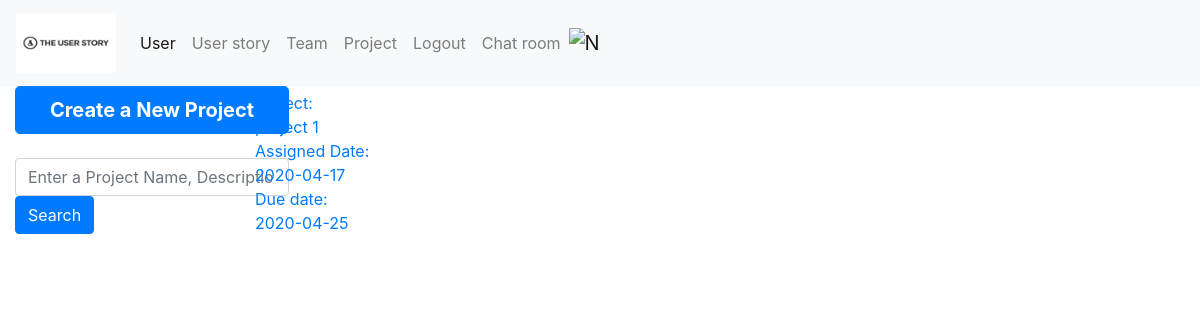
/Backlog (signed in), run on an earlier commit of the app's database.
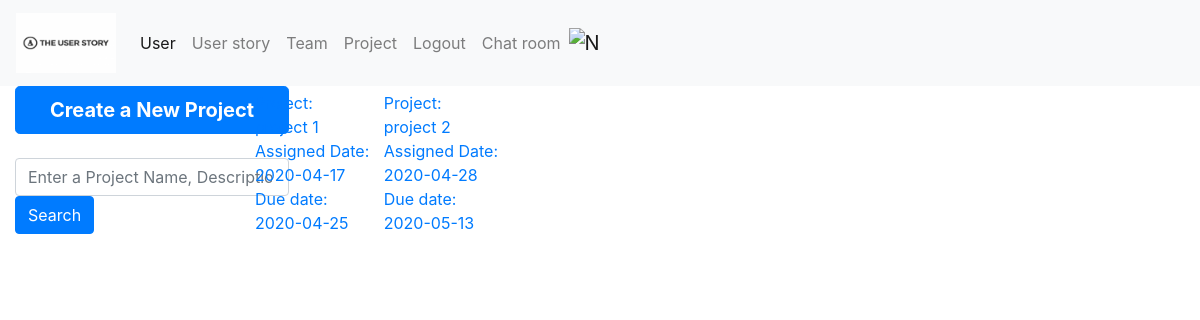
And on a later commit of the database.
### app/models.py (models this page shows)
class Project(db.Model):
    _table_ = db.Model.metadata.tables['project']
    __table_args__ = {'extend_existing': True}
    project_id = db.Column(db.Integer, primary_key=True)

### app/project/routes.py (the view)
@bp_project.route('/Backlog', methods=['GET', 'POST'])
def backlog():
    if current_user.is_authenticated:
        backlogs = Project.query.all()
        backlog_link = Project.query.join(Userstory).with_entities(Project.name.label('project_name'),
                                                                   Project.project_id,
                                                                   Userstory.userstory_id,
                                                                   Userstory.content).order_by(
            Userstory.userstory_id).all()
        return render_template('backlog.html', projects=backlogs, links=backlog_link)
    else:
        response = make_response(redirect(url_for('auth.login')))
        flash('Please Login First To Use The Project Function')
        return response

### app/auth/routes.py (called while the page is built)
@login_manager.user_loader
def load_user(user_id):
    if user_id is not None:
        return User.query.get(user_id)
    return None

### app/templates/backlog.html (shortened to what this page needs)
{% extends "base.html" %}
{% block content%}
    <div class="container-fluid">
        <div class="row">
            <div class="col-2">
                <ul class="nav flex-column">
                    <li class="nav-item">
                        <a href="{{ url_for('project.create_project') }}" type="button"
                           class="btn btn-primary btn-lg btn-block"><strong>Create a New Project</strong>
                        </a><br>
                    </li>
                    <li>
                        <form class="form-inline ml-auto" method="post" action ="{{ url_for('project.project_search') }}">
                                <input class="form-control" type="search"
                                       placeholder="Enter a Project Name, Description or Communication"
                                       aria-label="Search" name="search_term">
                                <button class="btn btn-primary" type="submit">Search</button>
                        </form>
                    </li>
                </ul>
            </div>
            <div scope="col-8" class="dropdown">
                {% for project in projects %}
                    <a href="{{ url_for('project.project', term=project.project_id) }}" type="button"
                           class="box">
                        <li>Project: </li>
                        <li>{{ project.name }}</li>
                        <li>Assigned Date: </li>
                        <li>{{ project.assigned_date }}</li>
                        <li>Due date: </li>
                        <li>{{ project.due_date }}</li>
                    </a>
                {% endfor %}
            </div>
        </div>
    </div>
{% endblock %}

### app/templates/base.html (shortened to what this page needs)
<!DOCTYPE html>
<html lang="en">
<head>
    <link rel="stylesheet" href="{{ url_for('static', filename='css/bootstrap.css') }}">
</head>
<body>
<nav class="navbar navbar-expand-lg navbar-light bg-light">
    <a class="navbar-brand" href=" ">
        <img src="{{ url_for('static',filename='the_user_story_logo.png') }}" class="d-inline-block align-top" alt="App
    Logo" width="100" height="60">
    </a>
    <div class="collapse navbar-collapse" id="navbarNavAltMarkup">
        <div class="navbar-nav">
            <a class="nav-item nav-link active" href="{{ url_for('auth.signup') }}">User </a>
            <a class="nav-item nav-link" href="{{ url_for('userstory.userstory_base') }}">User story</a>
            <a class="nav-item nav-link" href="{{ url_for('team.team_base') }}">Team</a>
            <a class="nav-item nav-link" href="{{ url_for('project.backlog') }}">Project</a>
            {% if current_user.is_anonymous %}
                <li class="nav-item">
                    <a class="nav-link" href="{{ url_for('auth.login') }}">Log in</a>
                </li>
            {% else %}
                <li class="nav-item">
                    <a class="nav-link" href="{{ url_for('auth.logout') }}">Logout</a>
                </li>
            {% endif %}
            <a class="nav-item nav-link" href="{{ url_for('chatapp.room') }}">Chat room</a>
            <a class="navbar-brand" href="#">
                <img src="{{ url_for('static', filename='notificationLOGO.jpg') }}" class="d-inline-block align-top"
                     width="30px" height="30px"
                     alt="Notification">
            </a>
        </div>
    </div>
</nav>
<div role=main>
    {% block content %}
    {% endblock %}
</div>
</body>
</html>

### app/templates/backlog.html (style rules this page uses)
.dropdown { position:relative; display:inline-block; margin-left: 50px; }
.box { margin:5px; list-style:none; }

What changed in the data, as far as the page shows it:
added Project: name "project 2", assigned_date "2020-04-28", due_date "2020-05-13"
